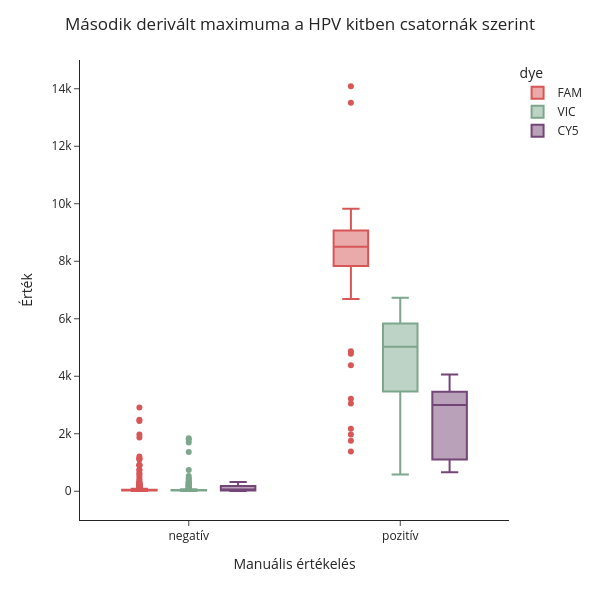

Here is the notebook cell this chart was saved with:
### Code cell
import plotly.express as px

fig = px.box(
    hpv_all_manual_max_result,
    x="manual_result",
    y="dy_max",
    color="dye",
    color_discrete_map={
        "FAM": "#D75656",
        "VIC": "#7DA78C",
        "CY5": "#744577"
    }
)

fig.update_layout(
    template="simple_white",
    width=600,
    height=600,
    title=dict(text="Első derivált átlaga a HPV kitben csatornál szerint", x=0.5),
    xaxis_title="Manuális értékelés",
    yaxis_title="Érték",
    yaxis=dict(range=[-1000, 15000])
)

fig.update_layout(
    title=dict(
        text="Második derivált maximuma a HPV kitben csatornák szerint",
        x=0.5
    )
)

#fig.add_hline(
    #y=1000,
    #line_dash="dash",
    #line_color="gray",
    #annotation_text="threshold",
    #annotation_position="top left")

#fig.add_shape(
    #type="line",
    #xref="paper",   # ← EZ A LÉNYEG
    #x0=0,
    #x1=1,
    #yref="y",
    #y0=1000,
    #y1=1000,
    #line=dict(color="gray", width=2, dash="dash"))


fig.show()

### Figure 1 — Plotly figure (JSON) as saved in the notebook; plotly's stock layout.template omitted (floating-point values rounded to 4 significant figures; data arrays with more than 128 entries replaced by an {"elided": "..."} marker saying what was removed)
{"data": [{"alignmentgroup": "True", "hovertemplate": "dye=FAM<br>manual_result=%{x}<br>dy_max=%{y}<extra></extra>", "legendgroup": "FAM", "marker": {"color": "#D75656"}, "name": "FAM", "notched": false, "offsetgroup": "FAM", "orientation": "v", "showlegend": true, "type": "box", "x": {"elided": "672 str values"}, "x0": " ", "xaxis": "x", "y": {"elided": "672 float values"}, "y0": " ", "yaxis": "y"}, {"alignmentgroup": "True", "hovertemplate": "dye=VIC<br>manual_result=%{x}<br>dy_max=%{y}<extra></extra>", "legendgroup": "VIC", "marker": {"color": "#7DA78C"}, "name": "VIC", "notched": false, "offsetgroup": "VIC", "orientation": "v", "showlegend": true, "type": "box", "x": {"elided": "672 str values"}, "x0": " ", "xaxis": "x", "y": {"elided": "672 float values"}, "y0": " ", "yaxis": "y"}, {"alignmentgroup": "True", "hovertemplate": "dye=CY5<br>manual_result=%{x}<br>dy_max=%{y}<extra></extra>", "legendgroup": "CY5", "marker": {"color": "#744577"}, "name": "CY5", "notched": false, "offsetgroup": "CY5", "orientation": "v", "showlegend": true, "type": "box", "x": {"elided": "672 str values"}, "x0": " ", "xaxis": "x", "y": {"elided": "672 float values"}, "y0": " ", "yaxis": "y"}], "layout": {"boxmode": "group", "height": 600, "legend": {"title": {"text": "dye"}, "tracegroupgap": 0}, "margin": {"t": 60}, "title": {"text": "Második derivált maximuma a HPV kitben csatornák szerint", "x": 0.5}, "width": 600, "xaxis": {"anchor": "y", "domain": [0, 1], "title": {"text": "Manuális értékelés"}}, "yaxis": {"anchor": "x", "domain": [0, 1], "range": [-1000, 15000], "title": {"text": "Érték"}}}}
